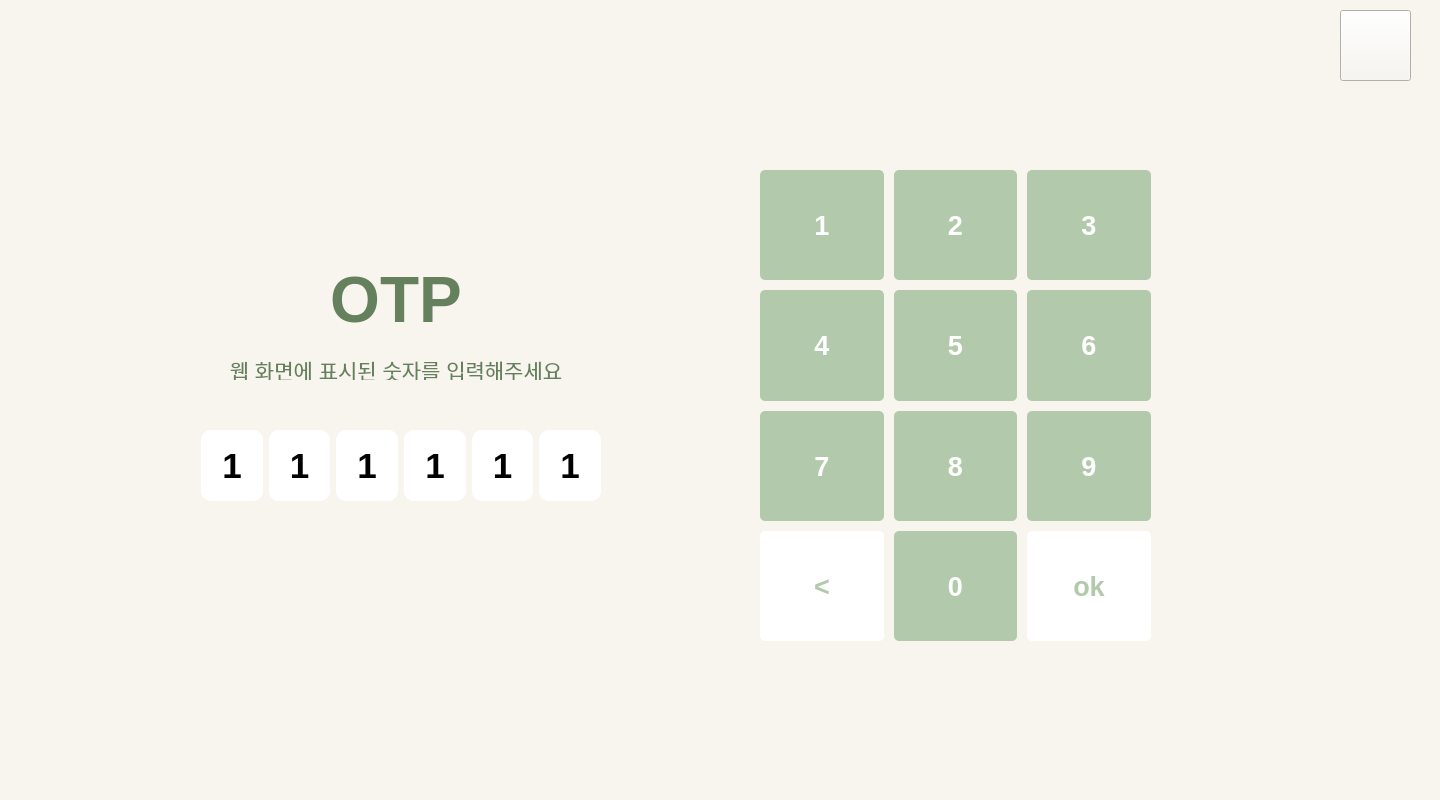
<?xml version="1.0" encoding="UTF-8"?>
<ui version="4.0">
 <class>Form</class>
 <widget class="QWidget" name="Form">
  <property name="geometry">
   <rect>
    <x>0</x>
    <y>0</y>
    <width>1440</width>
    <height>800</height>
   </rect>
  </property>
  <property name="windowTitle">
   <string>Form</string>
  </property>
  <property name="styleSheet">
   <string notr="true">background-color: rgb(248, 245, 238);</string>
  </property>
  <widget class="QLabel" name="label_otp">
   <property name="geometry">
    <rect>
     <x>296</x>
     <y>260</y>
     <width>200</width>
     <height>80</height>
    </rect>
   </property>
   <property name="font">
    <font>
     <pointsize>48</pointsize>
     <bold>true</bold>
    </font>
   </property>
   <property name="styleSheet">
    <string notr="true">background-color: rgba(255, 237, 216,0);
color: rgb(101, 128, 93);</string>
   </property>
   <property name="text">
    <string>OTP</string>
   </property>
   <property name="alignment">
    <set>Qt::AlignCenter</set>
   </property>
  </widget>
  <widget class="QPushButton" name="button_back">
   <property name="geometry">
    <rect>
     <x>1340</x>
     <y>10</y>
     <width>71</width>
     <height>71</height>
    </rect>
   </property>
   <property name="font">
    <font>
     <pointsize>22</pointsize>
     <bold>true</bold>
    </font>
   </property>
   <property name="styleSheet">
    <string notr="true">background-color: rgb(248, 245, 238);
color: rgb(85, 170, 127);
border-image: url(:/icon/img/home.svg);</string>
   </property>
   <property name="text">
    <string/>
   </property>
  </widget>
  <widget class="QLabel" name="logo_label">
   <property name="geometry">
    <rect>
     <x>20</x>
     <y>20</y>
     <width>131</width>
     <height>41</height>
    </rect>
   </property>
   <property name="font">
    <font>
     <family>Palace Script MT</family>
     <pointsize>26</pointsize>
     <italic>true</italic>
    </font>
   </property>
   <property name="styleSheet">
    <string notr="true">image: url(:/logo/img/ＯＴＰ＿ｐｌａｎｔｉｎｕｍ.png);</string>
   </property>
   <property name="text">
    <string/>
   </property>
   <property name="alignment">
    <set>Qt::AlignCenter</set>
   </property>
  </widget>
  <widget class="QLabel" name="label_2">
   <property name="geometry">
    <rect>
     <x>156</x>
     <y>360</y>
     <width>480</width>
     <height>20</height>
    </rect>
   </property>
   <property name="font">
    <font>
     <pointsize>16</pointsize>
     <bold>false</bold>
    </font>
   </property>
   <property name="styleSheet">
    <string notr="true">color: rgb(101, 128, 93);</string>
   </property>
   <property name="text">
    <string>웹 화면에 표시된 숫자를 입력해주세요</string>
   </property>
   <property name="alignment">
    <set>Qt::AlignCenter</set>
   </property>
  </widget>
  <widget class="QWidget" name="layoutWidget">
   <property name="geometry">
    <rect>
     <x>200</x>
     <y>430</y>
     <width>401</width>
     <height>71</height>
    </rect>
   </property>
   <layout class="QGridLayout" name="gridLayout">
    <property name="sizeConstraint">
     <enum>QLayout::SetNoConstraint</enum>
    </property>
    <property name="leftMargin">
     <number>1</number>
    </property>
    <property name="verticalSpacing">
     <number>9</number>
    </property>
    <item row="0" column="3">
     <widget class="QLabel" name="number_3">
      <property name="sizePolicy">
       <sizepolicy hsizetype="Expanding" vsizetype="Expanding">
        <horstretch>0</horstretch>
        <verstretch>0</verstretch>
       </sizepolicy>
      </property>
      <property name="font">
       <font>
        <pointsize>26</pointsize>
        <bold>true</bold>
       </font>
      </property>
      <property name="styleSheet">
       <string notr="true">background-color : white;
border-radius: 10px;
</string>
      </property>
      <property name="text">
       <string>1</string>
      </property>
      <property name="alignment">
       <set>Qt::AlignCenter</set>
      </property>
     </widget>
    </item>
    <item row="0" column="5">
     <widget class="QLabel" name="number_5">
      <property name="sizePolicy">
       <sizepolicy hsizetype="Expanding" vsizetype="Expanding">
        <horstretch>0</horstretch>
        <verstretch>0</verstretch>
       </sizepolicy>
      </property>
      <property name="font">
       <font>
        <pointsize>26</pointsize>
        <bold>true</bold>
       </font>
      </property>
      <property name="styleSheet">
       <string notr="true">background-color : white;
border-radius: 10px;
</string>
      </property>
      <property name="text">
       <string>1</string>
      </property>
      <property name="alignment">
       <set>Qt::AlignCenter</set>
      </property>
     </widget>
    </item>
    <item row="0" column="4">
     <widget class="QLabel" name="number_4">
      <property name="sizePolicy">
       <sizepolicy hsizetype="Expanding" vsizetype="Expanding">
        <horstretch>0</horstretch>
        <verstretch>0</verstretch>
       </sizepolicy>
      </property>
      <property name="font">
       <font>
        <pointsize>26</pointsize>
        <bold>true</bold>
       </font>
      </property>
      <property name="styleSheet">
       <string notr="true">background-color : white;
border-radius: 10px;
</string>
      </property>
      <property name="text">
       <string>1</string>
      </property>
      <property name="alignment">
       <set>Qt::AlignCenter</set>
      </property>
     </widget>
    </item>
    <item row="0" column="0">
     <widget class="QLabel" name="number_1">
      <property name="sizePolicy">
       <sizepolicy hsizetype="Expanding" vsizetype="Expanding">
        <horstretch>0</horstretch>
        <verstretch>0</verstretch>
       </sizepolicy>
      </property>
      <property name="font">
       <font>
        <pointsize>26</pointsize>
        <bold>true</bold>
       </font>
      </property>
      <property name="styleSheet">
       <string notr="true">background-color : white;
border-radius: 10px;
</string>
      </property>
      <property name="text">
       <string>1</string>
      </property>
      <property name="alignment">
       <set>Qt::AlignCenter</set>
      </property>
     </widget>
    </item>
    <item row="0" column="2">
     <widget class="QLabel" name="number_2">
      <property name="sizePolicy">
       <sizepolicy hsizetype="Expanding" vsizetype="Expanding">
        <horstretch>0</horstretch>
        <verstretch>0</verstretch>
       </sizepolicy>
      </property>
      <property name="font">
       <font>
        <pointsize>26</pointsize>
        <bold>true</bold>
       </font>
      </property>
      <property name="styleSheet">
       <string notr="true">background-color : white;
border-radius: 10px;
</string>
      </property>
      <property name="text">
       <string>1</string>
      </property>
      <property name="alignment">
       <set>Qt::AlignCenter</set>
      </property>
     </widget>
    </item>
    <item row="0" column="6">
     <widget class="QLabel" name="number_6">
      <property name="sizePolicy">
       <sizepolicy hsizetype="Expanding" vsizetype="Expanding">
        <horstretch>0</horstretch>
        <verstretch>0</verstretch>
       </sizepolicy>
      </property>
      <property name="font">
       <font>
        <pointsize>26</pointsize>
        <bold>true</bold>
       </font>
      </property>
      <property name="styleSheet">
       <string notr="true">background-color : white;
border-radius: 10px;
</string>
      </property>
      <property name="text">
       <string>1</string>
      </property>
      <property name="alignment">
       <set>Qt::AlignCenter</set>
      </property>
     </widget>
    </item>
   </layout>
  </widget>
  <widget class="QWidget" name="layoutWidget1">
   <property name="geometry">
    <rect>
     <x>750</x>
     <y>160</y>
     <width>411</width>
     <height>491</height>
    </rect>
   </property>
   <layout class="QGridLayout" name="gridLayout_2" rowstretch="1,1,1,1" rowminimumheight="0,0,0,0">
    <property name="sizeConstraint">
     <enum>QLayout::SetNoConstraint</enum>
    </property>
    <property name="leftMargin">
     <number>10</number>
    </property>
    <property name="topMargin">
     <number>10</number>
    </property>
    <property name="rightMargin">
     <number>10</number>
    </property>
    <property name="bottomMargin">
     <number>10</number>
    </property>
    <property name="spacing">
     <number>10</number>
    </property>
    <item row="0" column="2">
     <widget class="QPushButton" name="pad_3">
      <property name="sizePolicy">
       <sizepolicy hsizetype="Expanding" vsizetype="Expanding">
        <horstretch>0</horstretch>
        <verstretch>0</verstretch>
       </sizepolicy>
      </property>
      <property name="font">
       <font>
        <pointsize>20</pointsize>
        <bold>true</bold>
       </font>
      </property>
      <property name="styleSheet">
       <string notr="true">background-color: rgb(178, 201, 171);
color: rgb(255,255,255);
border-radius:5px;</string>
      </property>
      <property name="text">
       <string>3</string>
      </property>
     </widget>
    </item>
    <item row="0" column="0">
     <widget class="QPushButton" name="pad_1">
      <property name="enabled">
       <bool>true</bool>
      </property>
      <property name="sizePolicy">
       <sizepolicy hsizetype="Expanding" vsizetype="Expanding">
        <horstretch>0</horstretch>
        <verstretch>0</verstretch>
       </sizepolicy>
      </property>
      <property name="font">
       <font>
        <pointsize>20</pointsize>
        <bold>true</bold>
       </font>
      </property>
      <property name="styleSheet">
       <string notr="true">background-color: rgb(178, 201, 171);
color: rgb(255,255,255);
border-radius:5px;</string>
      </property>
      <property name="text">
       <string>1</string>
      </property>
     </widget>
    </item>
    <item row="2" column="0">
     <widget class="QPushButton" name="pad_7">
      <property name="sizePolicy">
       <sizepolicy hsizetype="Expanding" vsizetype="Expanding">
        <horstretch>0</horstretch>
        <verstretch>0</verstretch>
       </sizepolicy>
      </property>
      <property name="font">
       <font>
        <pointsize>20</pointsize>
        <bold>true</bold>
       </font>
      </property>
      <property name="styleSheet">
       <string notr="true">background-color: rgb(178, 201, 171);
color: rgb(255,255,255);
border-radius:5px;</string>
      </property>
      <property name="text">
       <string>7</string>
      </property>
     </widget>
    </item>
    <item row="2" column="1">
     <widget class="QPushButton" name="pad_8">
      <property name="sizePolicy">
       <sizepolicy hsizetype="Expanding" vsizetype="Expanding">
        <horstretch>0</horstretch>
        <verstretch>0</verstretch>
       </sizepolicy>
      </property>
      <property name="font">
       <font>
        <pointsize>20</pointsize>
        <bold>true</bold>
       </font>
      </property>
      <property name="styleSheet">
       <string notr="true">background-color: rgb(178, 201, 171);
color: rgb(255,255,255);
border-radius:5px;</string>
      </property>
      <property name="text">
       <string>8</string>
      </property>
     </widget>
    </item>
    <item row="3" column="2">
     <widget class="QPushButton" name="pad_ok">
      <property name="sizePolicy">
       <sizepolicy hsizetype="Expanding" vsizetype="Expanding">
        <horstretch>0</horstretch>
        <verstretch>0</verstretch>
       </sizepolicy>
      </property>
      <property name="font">
       <font>
        <pointsize>20</pointsize>
        <bold>true</bold>
       </font>
      </property>
      <property name="styleSheet">
       <string notr="true">background-color: rgb(255,255,255);
color: rgb(178, 201, 171);
border-radius:5px;</string>
      </property>
      <property name="text">
       <string>ok</string>
      </property>
     </widget>
    </item>
    <item row="1" column="2">
     <widget class="QPushButton" name="pad_6">
      <property name="sizePolicy">
       <sizepolicy hsizetype="Expanding" vsizetype="Expanding">
        <horstretch>0</horstretch>
        <verstretch>0</verstretch>
       </sizepolicy>
      </property>
      <property name="font">
       <font>
        <pointsize>20</pointsize>
        <bold>true</bold>
       </font>
      </property>
      <property name="styleSheet">
       <string notr="true">background-color: rgb(178, 201, 171);
color: rgb(255,255,255);
border-radius:5px;</string>
      </property>
      <property name="text">
       <string>6</string>
      </property>
     </widget>
    </item>
    <item row="3" column="1">
     <widget class="QPushButton" name="pad_0">
      <property name="sizePolicy">
       <sizepolicy hsizetype="Expanding" vsizetype="Expanding">
        <horstretch>0</horstretch>
        <verstretch>0</verstretch>
       </sizepolicy>
      </property>
      <property name="font">
       <font>
        <pointsize>20</pointsize>
        <bold>true</bold>
       </font>
      </property>
      <property name="styleSheet">
       <string notr="true">background-color: rgb(178, 201, 171);
color: rgb(255,255,255);
border-radius:5px;</string>
      </property>
      <property name="text">
       <string>0</string>
      </property>
     </widget>
    </item>
    <item row="0" column="1">
     <widget class="QPushButton" name="pad_2">
      <property name="sizePolicy">
       <sizepolicy hsizetype="Expanding" vsizetype="Expanding">
        <horstretch>0</horstretch>
        <verstretch>0</verstretch>
       </sizepolicy>
      </property>
      <property name="font">
       <font>
        <pointsize>20</pointsize>
        <bold>true</bold>
       </font>
      </property>
      <property name="styleSheet">
       <string notr="true">background-color: rgb(178, 201, 171);
color: rgb(255,255,255);
border-radius:5px;</string>
      </property>
      <property name="text">
       <string>2</string>
      </property>
     </widget>
    </item>
    <item row="2" column="2">
     <widget class="QPushButton" name="pad_9">
      <property name="sizePolicy">
       <sizepolicy hsizetype="Expanding" vsizetype="Expanding">
        <horstretch>0</horstretch>
        <verstretch>0</verstretch>
       </sizepolicy>
      </property>
      <property name="font">
       <font>
        <pointsize>20</pointsize>
        <bold>true</bold>
       </font>
      </property>
      <property name="styleSheet">
       <string notr="true">background-color: rgb(178, 201, 171);
color: rgb(255,255,255);
border-radius:5px;</string>
      </property>
      <property name="text">
       <string>9</string>
      </property>
     </widget>
    </item>
    <item row="1" column="0">
     <widget class="QPushButton" name="pad_4">
      <property name="sizePolicy">
       <sizepolicy hsizetype="Expanding" vsizetype="Expanding">
        <horstretch>0</horstretch>
        <verstretch>0</verstretch>
       </sizepolicy>
      </property>
      <property name="font">
       <font>
        <pointsize>20</pointsize>
        <bold>true</bold>
       </font>
      </property>
      <property name="styleSheet">
       <string notr="true">background-color: rgb(178, 201, 171);
color: rgb(255,255,255);
border-radius:5px;</string>
      </property>
      <property name="text">
       <string>4</string>
      </property>
     </widget>
    </item>
    <item row="3" column="0">
     <widget class="QPushButton" name="pad_back">
      <property name="sizePolicy">
       <sizepolicy hsizetype="Expanding" vsizetype="Expanding">
        <horstretch>0</horstretch>
        <verstretch>0</verstretch>
       </sizepolicy>
      </property>
      <property name="font">
       <font>
        <pointsize>20</pointsize>
        <bold>true</bold>
       </font>
      </property>
      <property name="styleSheet">
       <string notr="true">background-color: rgb(255,255,255);
color: rgb(178, 201, 171);
border-radius:5px;</string>
      </property>
      <property name="text">
       <string>&lt;</string>
      </property>
     </widget>
    </item>
    <item row="1" column="1">
     <widget class="QPushButton" name="pad_5">
      <property name="sizePolicy">
       <sizepolicy hsizetype="Expanding" vsizetype="Expanding">
        <horstretch>0</horstretch>
        <verstretch>0</verstretch>
       </sizepolicy>
      </property>
      <property name="font">
       <font>
        <pointsize>20</pointsize>
        <bold>true</bold>
       </font>
      </property>
      <property name="styleSheet">
       <string notr="true">background-color: rgb(178, 201, 171);
color: rgb(255,255,255);
border-radius:5px;</string>
      </property>
      <property name="text">
       <string>5</string>
      </property>
     </widget>
    </item>
   </layout>
  </widget>
 </widget>
 <resources>
  <include location="myres.qrc"/>
 </resources>
 <connections>
  <connection>
   <sender>button_back</sender>
   <signal>clicked()</signal>
   <receiver>Form</receiver>
   <slot>back_entry()</slot>
   <hints>
    <hint type="sourcelabel">
     <x>950</x>
     <y>40</y>
    </hint>
    <hint type="destinationlabel">
     <x>662</x>
     <y>41</y>
    </hint>
   </hints>
  </connection>
  <connection>
   <sender>pad_ok</sender>
   <signal>clicked()</signal>
   <receiver>Form</receiver>
   <slot>check_otp()</slot>
   <hints>
    <hint type="sourcelabel">
     <x>882</x>
     <y>361</y>
    </hint>
    <hint type="destinationlabel">
     <x>924</x>
     <y>395</y>
    </hint>
   </hints>
  </connection>
  <connection>
   <sender>pad_back</sender>
   <signal>clicked()</signal>
   <receiver>Form</receiver>
   <slot>click_pad()</slot>
   <hints>
    <hint type="sourcelabel">
     <x>630</x>
     <y>374</y>
    </hint>
    <hint type="destinationlabel">
     <x>548</x>
     <y>372</y>
    </hint>
   </hints>
  </connection>
  <connection>
   <sender>pad_1</sender>
   <signal>clicked()</signal>
   <receiver>Form</receiver>
   <slot>click_pad()</slot>
   <hints>
    <hint type="sourcelabel">
     <x>627</x>
     <y>99</y>
    </hint>
    <hint type="destinationlabel">
     <x>537</x>
     <y>101</y>
    </hint>
   </hints>
  </connection>
  <connection>
   <sender>pad_2</sender>
   <signal>clicked()</signal>
   <receiver>Form</receiver>
   <slot>click_pad()</slot>
   <hints>
    <hint type="sourcelabel">
     <x>756</x>
     <y>96</y>
    </hint>
    <hint type="destinationlabel">
     <x>756</x>
     <y>53</y>
    </hint>
   </hints>
  </connection>
  <connection>
   <sender>pad_3</sender>
   <signal>clicked()</signal>
   <receiver>Form</receiver>
   <slot>click_pad()</slot>
   <hints>
    <hint type="sourcelabel">
     <x>888</x>
     <y>106</y>
    </hint>
    <hint type="destinationlabel">
     <x>938</x>
     <y>105</y>
    </hint>
   </hints>
  </connection>
  <connection>
   <sender>pad_4</sender>
   <signal>clicked()</signal>
   <receiver>Form</receiver>
   <slot>click_pad()</slot>
   <hints>
    <hint type="sourcelabel">
     <x>632</x>
     <y>193</y>
    </hint>
    <hint type="destinationlabel">
     <x>588</x>
     <y>189</y>
    </hint>
   </hints>
  </connection>
  <connection>
   <sender>pad_5</sender>
   <signal>clicked()</signal>
   <receiver>Form</receiver>
   <slot>click_pad()</slot>
   <hints>
    <hint type="sourcelabel">
     <x>762</x>
     <y>188</y>
    </hint>
    <hint type="destinationlabel">
     <x>576</x>
     <y>258</y>
    </hint>
   </hints>
  </connection>
  <connection>
   <sender>pad_6</sender>
   <signal>clicked()</signal>
   <receiver>Form</receiver>
   <slot>click_pad()</slot>
   <hints>
    <hint type="sourcelabel">
     <x>876</x>
     <y>181</y>
    </hint>
    <hint type="destinationlabel">
     <x>953</x>
     <y>185</y>
    </hint>
   </hints>
  </connection>
  <connection>
   <sender>pad_7</sender>
   <signal>clicked()</signal>
   <receiver>Form</receiver>
   <slot>click_pad()</slot>
   <hints>
    <hint type="sourcelabel">
     <x>628</x>
     <y>289</y>
    </hint>
    <hint type="destinationlabel">
     <x>578</x>
     <y>295</y>
    </hint>
   </hints>
  </connection>
  <connection>
   <sender>pad_9</sender>
   <signal>clicked()</signal>
   <receiver>Form</receiver>
   <slot>click_pad()</slot>
   <hints>
    <hint type="sourcelabel">
     <x>886</x>
     <y>306</y>
    </hint>
    <hint type="destinationlabel">
     <x>941</x>
     <y>310</y>
    </hint>
   </hints>
  </connection>
  <connection>
   <sender>pad_8</sender>
   <signal>clicked()</signal>
   <receiver>Form</receiver>
   <slot>click_pad()</slot>
   <hints>
    <hint type="sourcelabel">
     <x>723</x>
     <y>321</y>
    </hint>
    <hint type="destinationlabel">
     <x>513</x>
     <y>329</y>
    </hint>
   </hints>
  </connection>
  <connection>
   <sender>pad_0</sender>
   <signal>clicked()</signal>
   <receiver>Form</receiver>
   <slot>click_pad()</slot>
   <hints>
    <hint type="sourcelabel">
     <x>729</x>
     <y>413</y>
    </hint>
    <hint type="destinationlabel">
     <x>594</x>
     <y>482</y>
    </hint>
   </hints>
  </connection>
 </connections>
 <slots>
  <slot>check_otp()</slot>
  <slot>back_entry()</slot>
  <slot>click_pad()</slot>
 </slots>
</ui>
